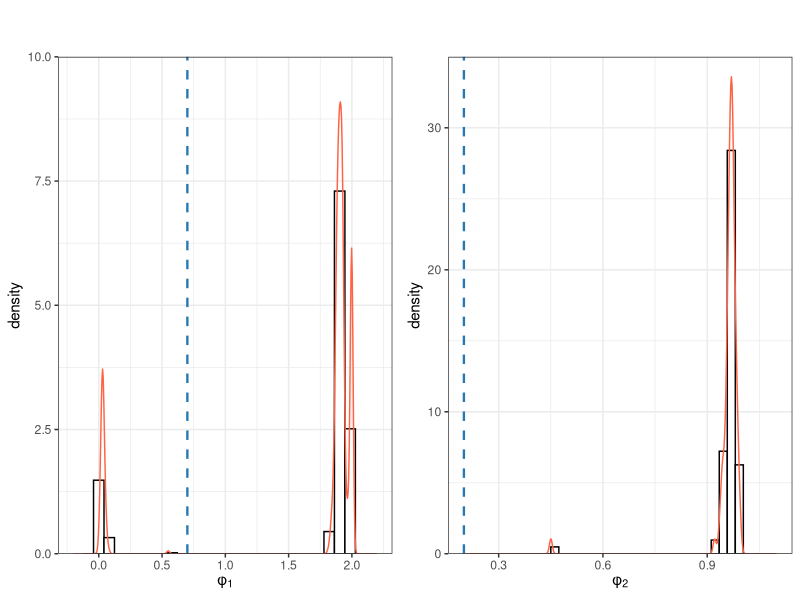
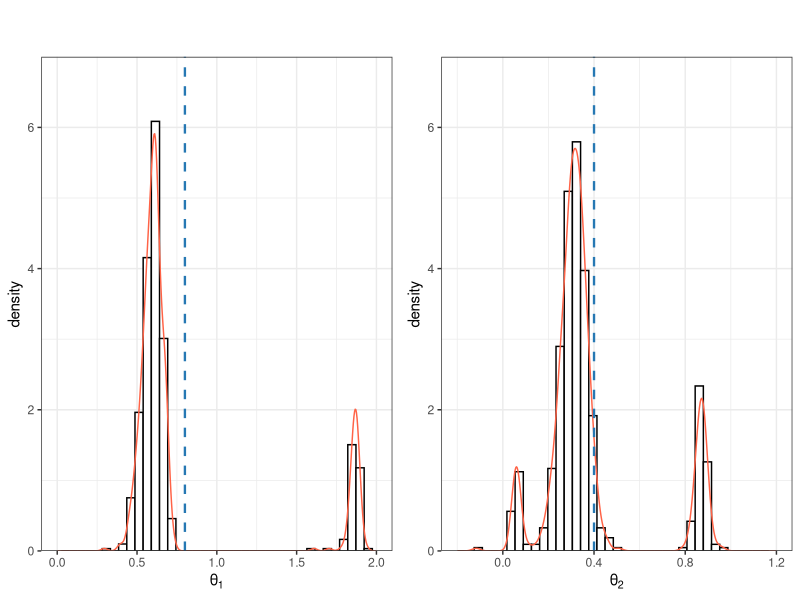
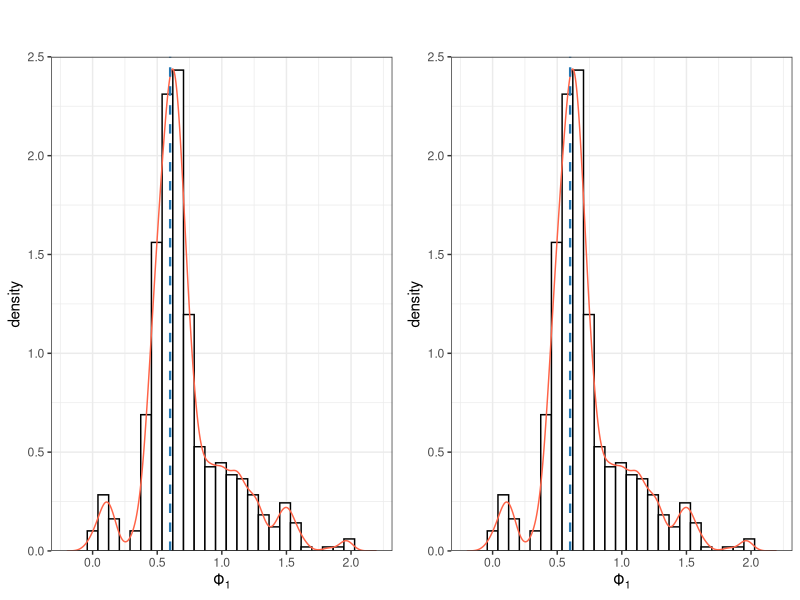
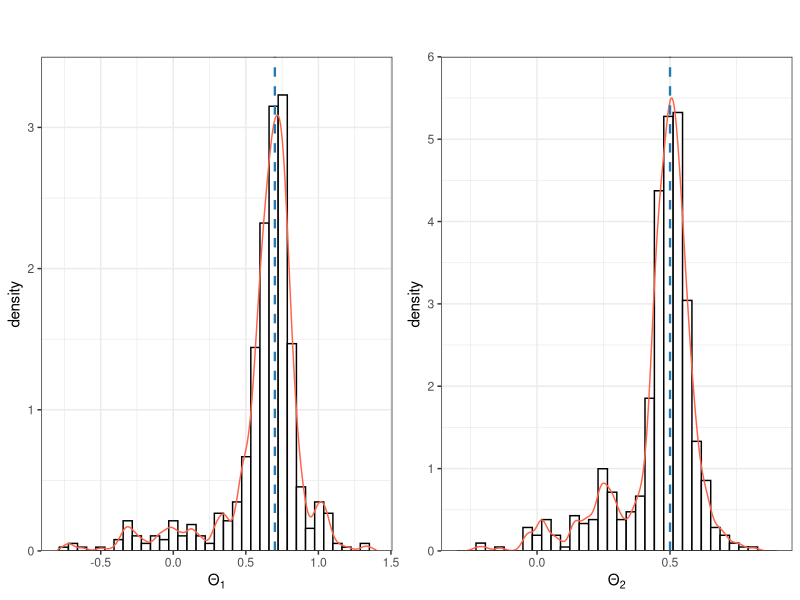

Source code (R) for these figures, in order:
library(tidyverse)
library(ggthemes)
library(readr)
library(ggplot2)
library(gridExtra)

# Explorar cual es la convergencia de los parametros ajustados con 
# sarima_202_202_12 cuando los datos fueron generados 
# por un sarima_212_202_12.

dist_param <- read.csv("data/dist_param_sarima_202_202_12_fuera_mod.csv",  header = TRUE)

dist_param_na_omit <- na.omit(dist_param)
dim(dist_param_na_omit) # 596  10
colnames(dist_param_na_omit)
View(dist_param_na_omit)

# Parametros reales: 
# ar= c(0.7,0.2), ma=c(0.8,0.4), 
# sar= c(0.6,0.3), sma=c(0.7,0.5)
# d=1, D=0

# histogramas parte regular

g1 <- ggplot(dist_param_na_omit, aes(x = phis1_500)) + 
  geom_histogram(colour = 1, fill = "white", bins = 30, aes(y = ..density..))+
  geom_density(lwd = 0.5,linetype = 1, colour = "tomato")+
  labs(title = "",  subtitle = "", x= expression("\u03C6"[1]))+
  scale_y_continuous(expand = c(0, 0), limits = c(0,10))+
  geom_vline(xintercept = 0.7, linetype="dashed", color="#2678B3",lwd=0.8)+
  xlim(c(-0.2,2.2))+ theme_bw()

# 
# expression(paste("Histograma de ","\u03C6"[1]," ajustado con ARIMA(1,1,1). 
# Porceso real ARIMA(2,1,1).")), y= "densidad",

g2 <- ggplot(dist_param_na_omit, aes(x = phis2_500)) + 
  geom_histogram(colour = 1, fill = "white", bins = 40, aes(y = ..density..))+
  geom_density(lwd = 0.5,linetype = 1, colour = "tomato")+
  labs(title = "",  subtitle = "", x= expression("\u03C6"[2]))+
  scale_y_continuous(expand = c(0, 0), limits = c(0,35))+
  geom_vline(xintercept = 0.2, linetype="dashed", color="#2678B3",lwd=0.8)+
  xlim(c(0.2,1.1))+ theme_bw()


g3 <- ggplot(dist_param_na_omit, aes(x = titas1_500)) + 
  geom_histogram(colour = 1, fill = "white", bins = 40, aes(y = ..density..))+
  geom_density(lwd = 0.5,linetype = 1, colour = "tomato")+
  labs(title = "",  subtitle = "", x= expression("\u03B8"[1]))+
  scale_y_continuous(expand = c(0, 0), limits = c(0,7))+
  geom_vline(xintercept = 0.8, linetype="dashed", color="#2678B3",lwd=0.8)+
  xlim(c(0,2))+ theme_bw()


g4 <- ggplot(dist_param_na_omit, aes(x = titas2_500)) + 
  geom_histogram(colour = 1, fill = "white", bins = 40, aes(y = ..density..))+
  geom_density(lwd = 0.5,linetype = 1, colour = "tomato")+
  labs(title = "",  subtitle = "", x= expression("\u03B8"[2]))+
  scale_y_continuous(expand = c(0, 0), limits = c(0,7))+
  geom_vline(xintercept = 0.4, linetype="dashed", color="#2678B3",lwd=0.8)+
  xlim(c(-0.2,1.2))+ theme_bw()


grid.arrange(g1,g2, nrow=1)

grid.arrange(g3,g4, nrow=1) # Tamaño figura 500 x 400


# histogramas parte estacional

g5 <- ggplot(dist_param_na_omit, aes(x = Phis1_500)) + 
  geom_histogram(colour = 1, fill = "white", bins = 30, aes(y = ..density..))+
  geom_density(lwd = 0.5,linetype = 1, colour = "tomato")+
  labs(title = "",  subtitle = "", x= expression("\u03A6"[1]))+
  scale_y_continuous(expand = c(0, 0), limits = c(0,2.5))+
  geom_vline(xintercept = 0.6, linetype="dashed", color="#2678B3",lwd=0.8)+
  xlim(c(-0.2,2.2))+ theme_bw()

g6 <- ggplot(dist_param_na_omit, aes(x = Phis2_500)) + 
  geom_histogram(colour = 1, fill = "white", bins = 28, aes(y = ..density..))+
  geom_density(lwd = 0.5,linetype = 1, colour = "tomato")+
  labs(title = "",  subtitle = "", x= expression("\u03A6"[2]))+
  scale_y_continuous(expand = c(0, 0), limits = c(0,2.8))+
  geom_vline(xintercept = 0.3, linetype="dashed", color="#2678B3",lwd=0.8)+
  xlim(c(-1,1))+ theme_bw()

g7 <- ggplot(dist_param_na_omit, aes(x = Titas1_500)) + 
  geom_histogram(colour = 1, fill = "white", bins = 36, aes(y = ..density..))+
  geom_density(lwd = 0.5,linetype = 1, colour = "tomato")+
  labs(title = "",  subtitle = "", x= expression("\u0398"[1]))+
  scale_y_continuous(expand = c(0, 0), limits = c(0,3.5))+
  geom_vline(xintercept = 0.7, linetype="dashed", color="#2678B3",lwd=0.8)+
  xlim(c(-0.8,1.4))+ theme_bw()


g8 <- ggplot(dist_param_na_omit, aes(x = Titas2_500)) + 
  geom_histogram(colour = 1, fill = "white", bins = 35, aes(y = ..density..))+
  geom_density(lwd = 0.5,linetype = 1, colour = "tomato")+
  labs(title = "",  subtitle = "", x= expression("\u0398"[2]))+
  scale_y_continuous(expand = c(0, 0), limits = c(0,6))+
  geom_vline(xintercept = 0.5, linetype="dashed", color="#2678B3",lwd=0.8)+
  xlim(c(-0.3,0.9))+ theme_bw()

grid.arrange(g5,g5, nrow=1)

grid.arrange(g7,g8, nrow=1)



